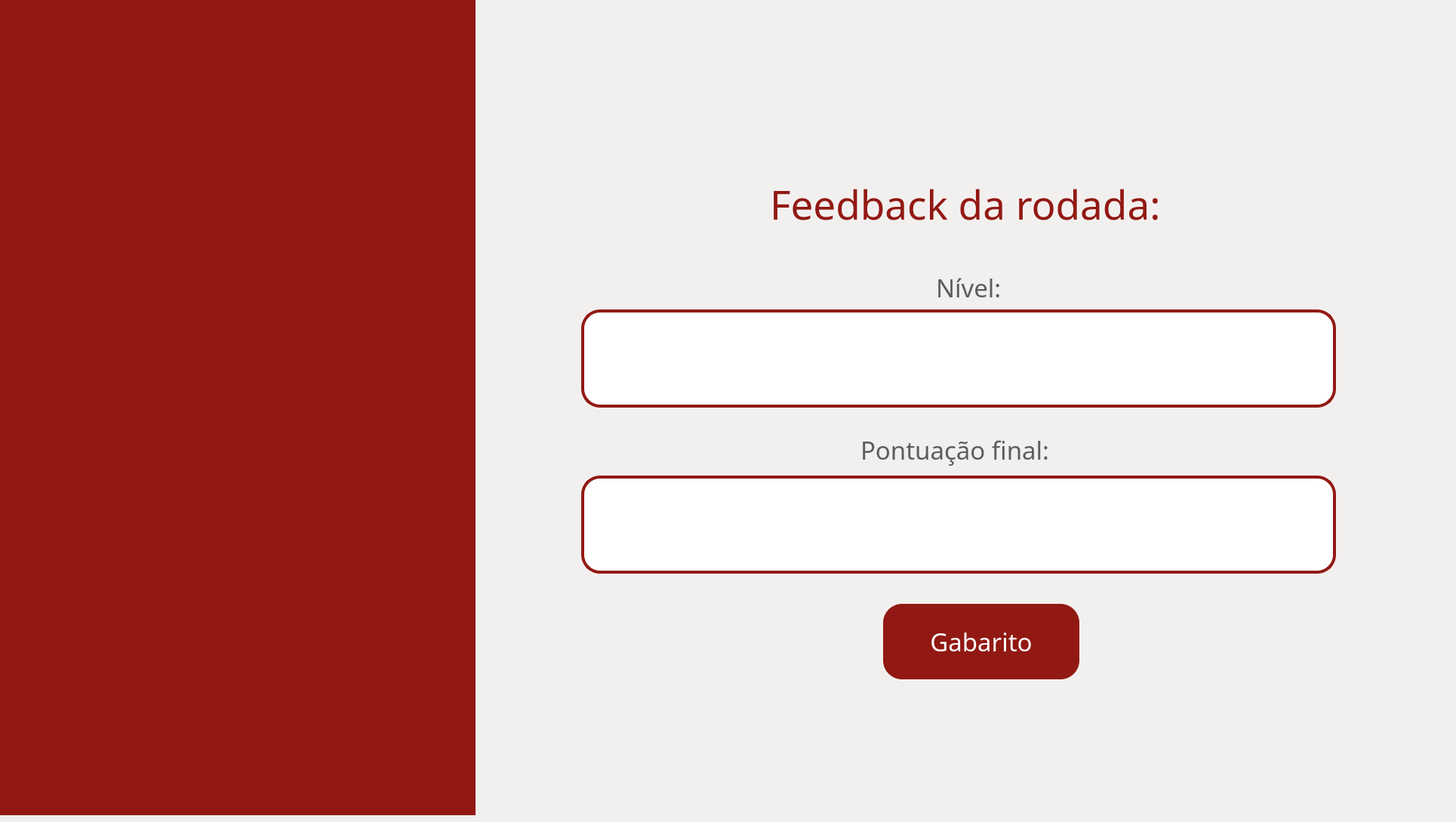
    <widget class="QWidget" name="pg_feedbackdesafio">
     <widget class="QWidget" name="fundo_feedback_2" native="true">
      <property name="geometry">
       <rect>
        <x>0</x>
        <y>0</y>
        <width>1920</width>
        <height>1080</height>
       </rect>
      </property>
      <property name="styleSheet">
       <string notr="true">background-color: #F2F0EF;
</string>
      </property>
      <widget class="QWidget" name="barra_feedback_2" native="true">
       <property name="geometry">
        <rect>
         <x>0</x>
         <y>-11</y>
         <width>630</width>
         <height>1091</height>
        </rect>
       </property>
       <property name="styleSheet">
        <string notr="true">background-color: #921913;</string>
       </property>
       <widget class="QLabel" name="img_fundo_feedback_2">
        <property name="geometry">
         <rect>
          <x>-60</x>
          <y>-60</y>
          <width>721</width>
          <height>1171</height>
         </rect>
        </property>
        <property name="text">
         <string/>
        </property>
        <property name="pixmap">
         <pixmap>../../assets/images/fundoetec.png</pixmap>
        </property>
        <property name="scaledContents">
         <bool>true</bool>
        </property>
       </widget>
      </widget>
      <widget class="QLabel" name="lbl_titulo_feedback_2">
       <property name="geometry">
        <rect>
         <x>1020</x>
         <y>240</y>
         <width>621</width>
         <height>61</height>
        </rect>
       </property>
       <property name="font">
        <font>
         <family>Arbutus Slab</family>
         <pointsize>40</pointsize>
        </font>
       </property>
       <property name="styleSheet">
        <string notr="true">color: #921913;</string>
       </property>
       <property name="text">
        <string>Feedback da rodada:</string>
       </property>
      </widget>
      <widget class="QLabel" name="lbl_nivel_feedback_2">
       <property name="geometry">
        <rect>
         <x>1240</x>
         <y>350</y>
         <width>121</width>
         <height>61</height>
        </rect>
       </property>
       <property name="font">
        <font>
         <family>Arbutus Slab</family>
         <pointsize>25</pointsize>
        </font>
       </property>
       <property name="styleSheet">
        <string notr="true">color: #5d5d5d</string>
       </property>
       <property name="text">
        <string>Nível:</string>
       </property>
      </widget>
      <widget class="QLabel" name="lbl_modo_2">
       <property name="geometry">
        <rect>
         <x>770</x>
         <y>410</y>
         <width>1000</width>
         <height>130</height>
        </rect>
       </property>
       <property name="font">
        <font>
         <family>Arbutus Slab</family>
         <pointsize>33</pointsize>
        </font>
       </property>
       <property name="styleSheet">
        <string notr="true">background-color: white;
border: 4px solid #921913;
color: black;
border-radius: 25px;</string>
       </property>
       <property name="text">
        <string/>
       </property>
      </widget>
      <widget class="QLabel" name="lbl_acertos_2">
       <property name="geometry">
        <rect>
         <x>770</x>
         <y>630</y>
         <width>1000</width>
         <height>130</height>
        </rect>
       </property>
       <property name="font">
        <font>
         <family>Arbutus Slab</family>
         <pointsize>25</pointsize>
        </font>
       </property>
       <property name="styleSheet">
        <string notr="true">background-color: white;
border: 4px solid #921913;
color: black;
border-radius: 25px;</string>
       </property>
       <property name="text">
        <string/>
       </property>
      </widget>
      <widget class="QLabel" name="lbl_acertos_feedback_2">
       <property name="geometry">
        <rect>
         <x>1140</x>
         <y>570</y>
         <width>281</width>
         <height>51</height>
        </rect>
       </property>
       <property name="font">
        <font>
         <family>Arbutus Slab</family>
         <pointsize>25</pointsize>
        </font>
       </property>
       <property name="styleSheet">
        <string notr="true">color: #5d5d5d</string>
       </property>
       <property name="text">
        <string>Pontuação final:</string>
       </property>
      </widget>
      <widget class="QPushButton" name="btn_gabarito_2">
       <property name="geometry">
        <rect>
         <x>1170</x>
         <y>800</y>
         <width>260</width>
         <height>100</height>
        </rect>
       </property>
       <property name="font">
        <font>
         <family>Arbutus Slab</family>
         <pointsize>25</pointsize>
        </font>
       </property>
       <property name="styleSheet">
        <string notr="true">QPushButton{
    background-color: #921913;
    border: none;
    border-radius: 25px;
    color: white;
}

QPushButton:hover{
    background-color: #7a1410;
}

QPushButton:pressed{
    background-color: #5a0f0c;
}</string>
       </property>
       <property name="text">
        <string>Gabarito</string>
       </property>
      </widget>
     </widget>
    </widget>
